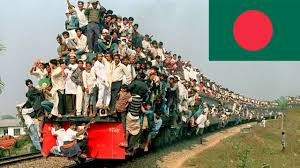
#> input picture ImageSearchingUsingTemplateMatchingAlgorithm/trainBDFlag.jpeg, 300 x 168 px
$ python pillow_learning.py
#> lines starting #> are read from the running program, lines starting #| are printed output that depends on the picture; long printed decimals are rounded
### ImageSearchingUsingTemplateMatchingAlgorithm/imagePathToNumpyAr.py
"""
https://stackoverflow.com/a/34533139/3798217
"""


from PIL import Image
import numpy

def image2pixelarray(image):

    """
    Parameters
    ----------
    image : Pillow Image


    Returns
    -------
    a 3 dimensional numpy array
    """

    (width, height) = image.size
    greyscale_map = list(image.getdata())
    greyscale_map = numpy.array(greyscale_map)
    greyscale_map = greyscale_map.reshape((height, width, 3))
    return greyscale_map

### ImageSearchingUsingTemplateMatchingAlgorithm/pillow_learning.py
from PIL import Image, ImageFilter, ImageDraw
from imagePathToNumpyAr import image2pixelarray
import copy
from numpy import linalg as LA


trainImageFilePath = 'trainBDFlag.jpeg'
train = Image.open(trainImageFilePath)
#> train is the input picture: PIL image 300x168 RGB; mean R, G, B 134.5, 129.9, 114
(width, height) = train.size
#> width = 300; height = 168


draw = ImageDraw.Draw(train)
draw.rectangle( ( (0,0), (100,100) ) )

train.show()
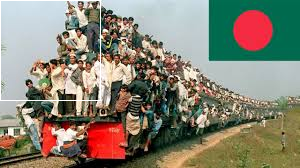
#> shown: PIL image 300x168 RGB; mean R, G, B 135.2, 130.6, 114.7


newTrain = train.filter( ImageFilter.BLUR )
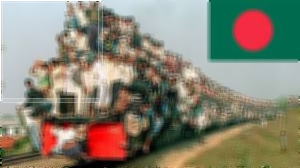
#> newTrain: PIL image 300x168 RGB; mean R, G, B 135.4, 130.7, 114.8

trainAr = image2pixelarray(train)
#> in image2pixelarray, `greyscale_map = list(image.getdata())`: greyscale_map = 50400 items
newTrainAr = image2pixelarray(newTrain)


print( LA.norm(trainAr) )
#| 56987.990

$ run again, with ImageSearchingUsingTemplateMatchingAlgorithm/BDFlagWaving.jpeg copied over ImageSearchingUsingTemplateMatchingAlgorithm/trainBDFlag.jpeg
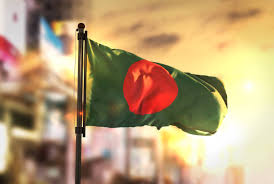
#> input picture ImageSearchingUsingTemplateMatchingAlgorithm/BDFlagWaving.jpeg, 274 x 184 px
#> train is the input picture: PIL image 274x184 RGB; mean R, G, B 184.6, 157.8, 119.1
#> `train.show()`:
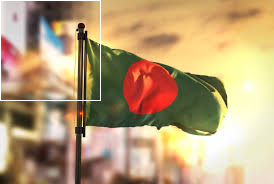
#> shown: PIL image 274x184 RGB; mean R, G, B 185.5, 158.9, 120.3
#> `newTrain = train.filter( ImageFilter.BLUR )`:
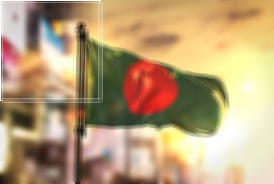
#> newTrain: PIL image 274x184 RGB; mean R, G, B 185.6, 159, 120.5
#> in image2pixelarray, `greyscale_map = list(image.getdata())`: greyscale_map = 50416 items
#| 66433.102
